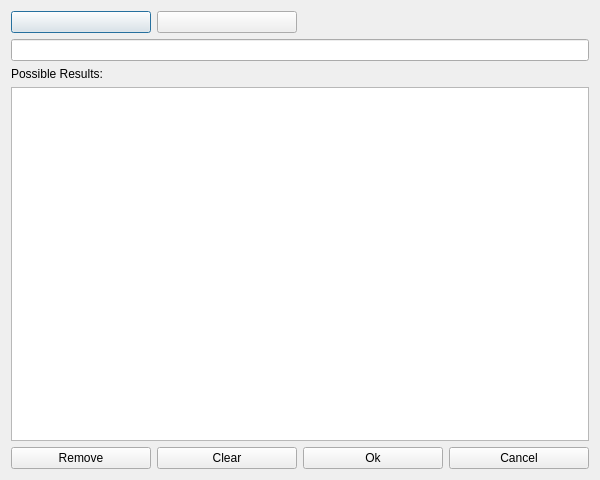
<?xml version="1.0" encoding="UTF-8"?>
<ui version="4.0">
 <class>SearchCoinFlips</class>
 <widget class="QDialog" name="SearchCoinFlips">
  <property name="geometry">
   <rect>
    <x>0</x>
    <y>0</y>
    <width>600</width>
    <height>480</height>
   </rect>
  </property>
  <property name="windowTitle">
   <string>Search Coin Flips</string>
  </property>
  <layout class="QGridLayout" name="gridLayout">
   <item row="0" column="0">
    <widget class="QPushButton" name="pushButtonHeads">
     <property name="icon">
      <iconset resource="../../resources.qrc">
       <normaloff>:/images/heads.png</normaloff>:/images/heads.png</iconset>
     </property>
     <property name="iconSize">
      <size>
       <width>66</width>
       <height>60</height>
      </size>
     </property>
    </widget>
   </item>
   <item row="0" column="1">
    <widget class="QPushButton" name="pushButtonTails">
     <property name="icon">
      <iconset resource="../../resources.qrc">
       <normaloff>:/images/tails.png</normaloff>:/images/tails.png</iconset>
     </property>
     <property name="iconSize">
      <size>
       <width>66</width>
       <height>60</height>
      </size>
     </property>
    </widget>
   </item>
   <item row="1" column="0" colspan="4">
    <widget class="QLineEdit" name="lineEditFlips"/>
   </item>
   <item row="2" column="0" colspan="2">
    <widget class="QLabel" name="labelPossibleResults">
     <property name="text">
      <string>Possible Results:</string>
     </property>
    </widget>
   </item>
   <item row="3" column="0" colspan="4">
    <widget class="TableView" name="tableViewPreview"/>
   </item>
   <item row="4" column="0">
    <widget class="QPushButton" name="pushButtonRemove">
     <property name="text">
      <string>Remove</string>
     </property>
    </widget>
   </item>
   <item row="4" column="1">
    <widget class="QPushButton" name="pushButtonClear">
     <property name="text">
      <string>Clear</string>
     </property>
    </widget>
   </item>
   <item row="4" column="2">
    <widget class="QPushButton" name="pushButtonOkay">
     <property name="text">
      <string>Ok</string>
     </property>
    </widget>
   </item>
   <item row="4" column="3">
    <widget class="QPushButton" name="pushButtonCancel">
     <property name="text">
      <string>Cancel</string>
     </property>
    </widget>
   </item>
  </layout>
 </widget>
 <customwidgets>
  <customwidget>
   <class>TableView</class>
   <extends>QTableView</extends>
   <header>Form/Controls/TableView.hpp</header>
  </customwidget>
 </customwidgets>
 <resources>
  <include location="../../resources.qrc"/>
 </resources>
 <connections/>
</ui>
